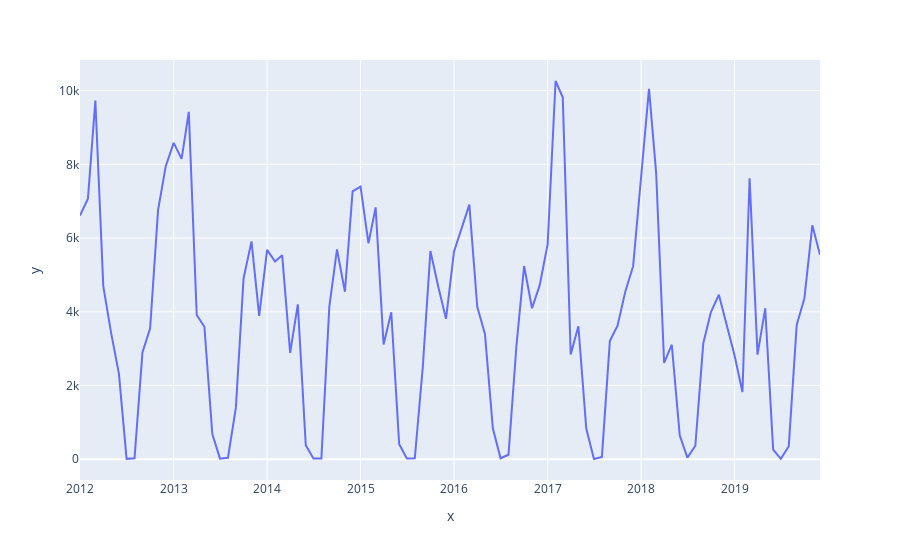

The code cell stored with this chart in its notebook:
### Code cell
px.line(x=df_before_2020['Date'], y=df_before_2020['reported_cases'])
